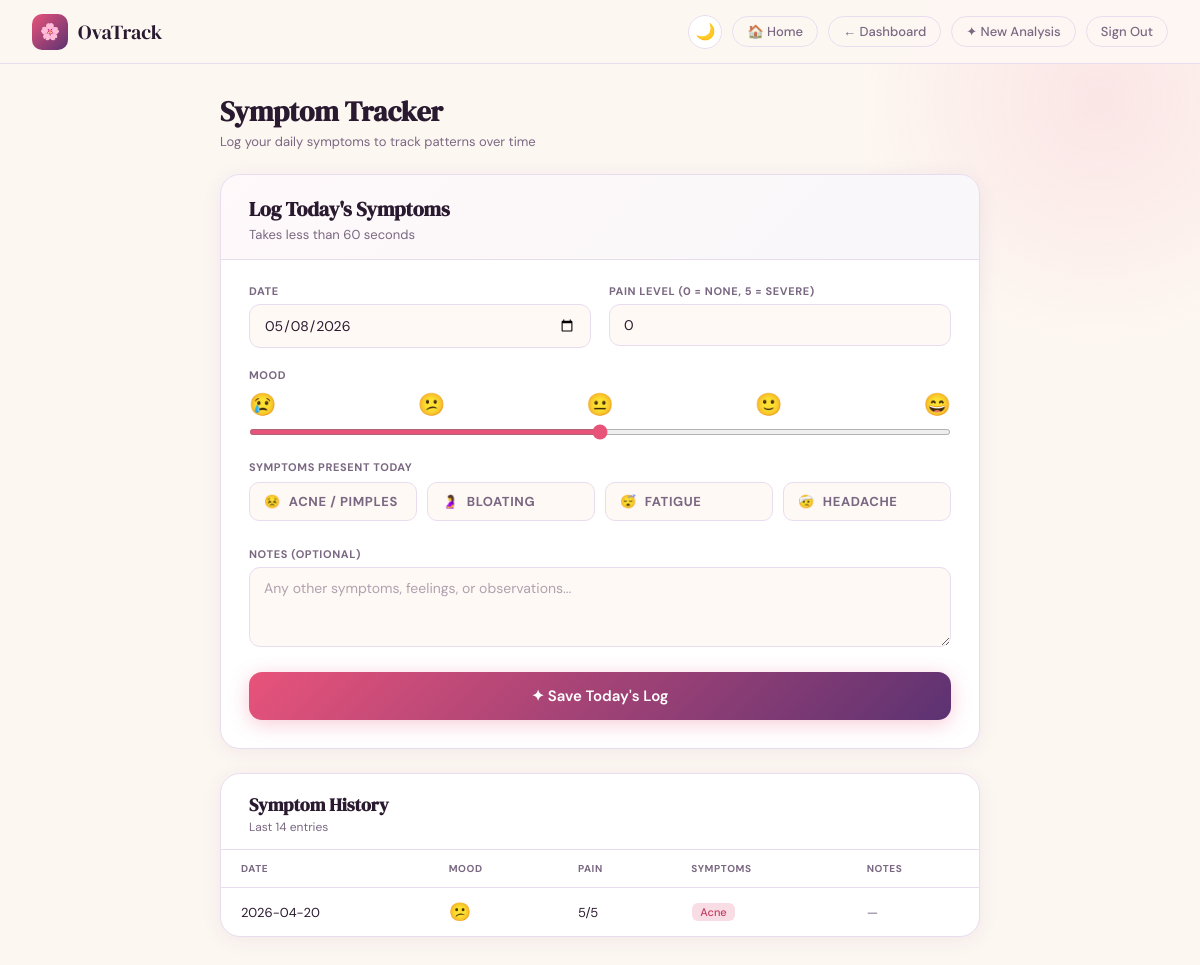
/symptoms (signed in), run on an earlier commit of the app's database.
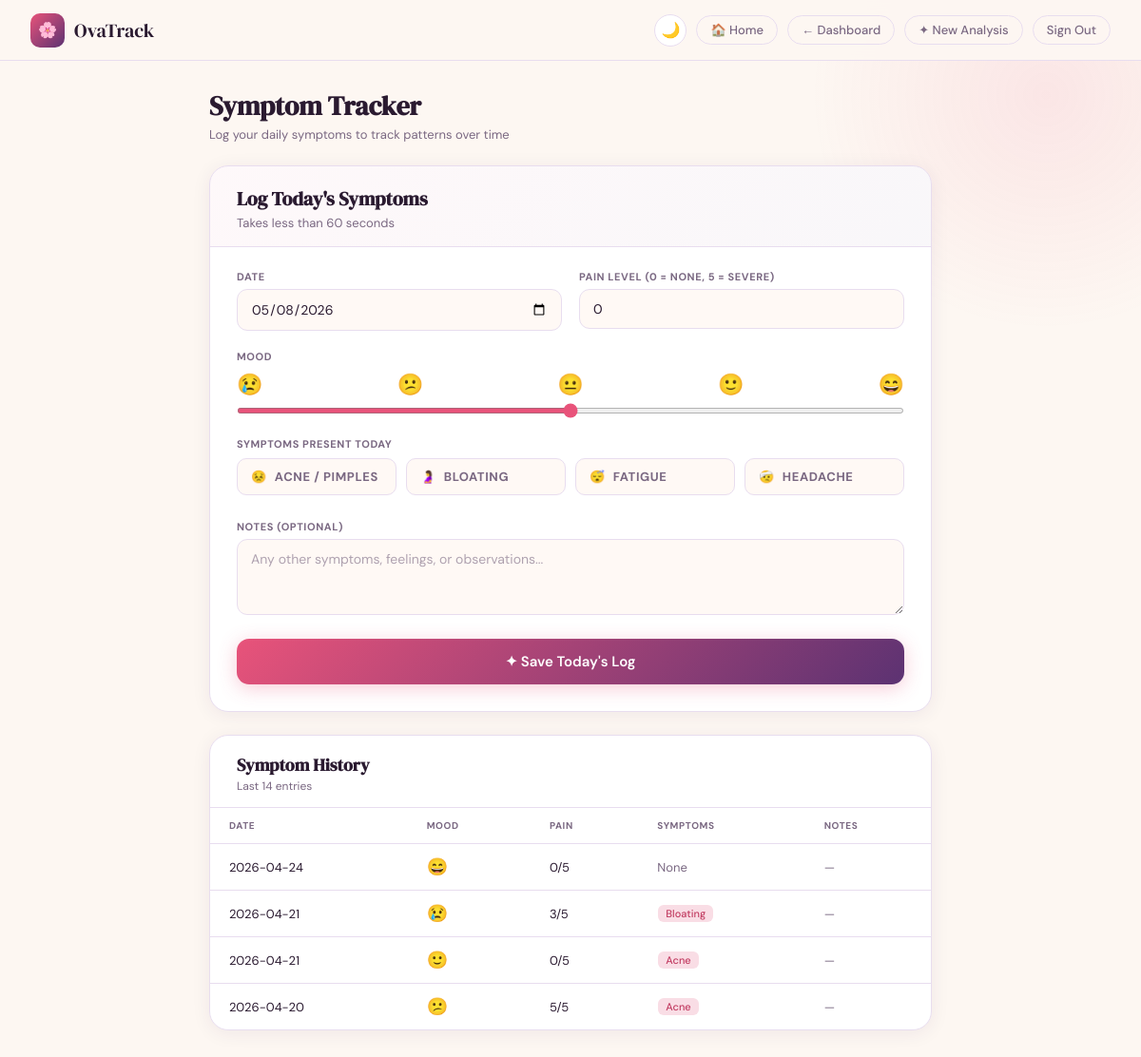
And on a later commit of the database.
### tables this page shows
CREATE TABLE symptoms (
            id         INTEGER PRIMARY KEY AUTOINCREMENT,
            user_id    INTEGER NOT NULL,
            log_date   TEXT NOT NULL,
            mood       INTEGER,
            pain_level INTEGER,
            acne       INTEGER DEFAULT 0,
            bloating   INTEGER DEFAULT 0,
            fatigue    INTEGER DEFAULT 0,
            headache   INTEGER DEFAULT 0,
            notes      TEXT,
            created    TEXT DEFAULT (datetime('now'))
        );

### app.py (the view, shortened to what this page needs)
@app.route('/symptoms', methods=['GET','POST'])
@login_required
def symptoms():
    uid     = session['user_id']
    message = None
    with get_db() as db:
        logs = db.execute(
            "SELECT * FROM symptoms WHERE user_id=? ORDER BY log_date DESC LIMIT 14",(uid,)
        ).fetchall()
    return render_template('symptoms.html', logs=logs, message=message,
                           today=datetime.today().strftime('%Y-%m-%d'),
                           user_name=session.get('user_name',''))

### app.py (called while the page is built)
def get_db():
    conn = sqlite3.connect(DB)
    conn.row_factory = sqlite3.Row
    return conn

def login_required(f):
    @wraps(f)
    def decorated(*args, **kwargs):
        if not session.get('user_id'):
            return redirect(url_for('login'))
        return f(*args, **kwargs)
    return decorated

### templates/symptoms.html (shortened to what this page needs)
<!DOCTYPE html>
<html lang="en">
<head>
</head>
<body>
<header>
  <div class="logo">
    <div class="logo-icon">🌸</div>
    <div class="logo-text">OvaTrack</div>
  </div>
  <div class="nav-right">
    <button class="theme-btn" onclick="toggleTheme()" id="theme-btn">🌙</button>
    <a href="/go-home" class="nav-link">
      <span class="lang-en">🏠 Home</span><span class="lang-hi">🏠 होम</span>
    </a>
    <a href="/dashboard" class="nav-link">
      <span class="lang-en">← Dashboard</span><span class="lang-hi">← डैशबोर्ड</span>
    </a>
    <a href="/app" class="nav-link">
      <span class="lang-en">✦ New Analysis</span><span class="lang-hi">✦ नया विश्लेषण</span>
    </a>
    <a href="/signout" class="nav-link">
      <span class="lang-en">Sign Out</span><span class="lang-hi">साइन आउट</span>
    </a>
  </div>
</header>
<div class="page">
  <div class="page-title">
    <h1>
      <span class="lang-en">Symptom Tracker</span>
    </h1>
    <p>
      <span class="lang-en">Log your daily symptoms to track patterns over time</span>
    </p>
  </div>
  <div class="log-card">
    <div class="log-card-hdr">
      <h2>
        <span class="lang-en">Log Today's Symptoms</span>
      </h2>
      <p>
        <span class="lang-en">Takes less than 60 seconds</span>
      </p>
    </div>
    <div class="log-body">
      <form method="POST">
        <div class="form-row">
          <div>
            <label>
              <span class="lang-en">DATE</span>
            </label>
            <input type="date" name="log_date" value="{{ today }}" required>
          </div>
          <div>
            <label>
              <span class="lang-en">PAIN LEVEL (0 = NONE, 5 = SEVERE)</span>
            </label>
            <input type="number" name="pain_level" min="0" max="5" value="0">
          </div>
        </div>
        <div class="mood-row">
          <label>
            <span class="lang-en">MOOD</span>
          </label>
          <div class="mood-track">
            <span>😢</span><span>😕</span><span>😐</span><span>🙂</span><span>😄</span>
          </div>
          <input type="range" name="mood" min="1" max="5" value="3">
        </div>
        <div class="check-section">
          <label>
            <span class="lang-en">SYMPTOMS PRESENT TODAY</span>
          </label>
          <div class="check-grid">
            <label class="check-item">
              <div class="check-box">😣 <span class="lang-en">Acne / Pimples</span><span class="lang-hi">मुंहासे</span></div>
            </label>
            <label class="check-item">
              <div class="check-box">🤰 <span class="lang-en">Bloating</span><span class="lang-hi">सूजन</span></div>
            </label>
            <label class="check-item">
              <div class="check-box">😴 <span class="lang-en">Fatigue</span><span class="lang-hi">थकान</span></div>
            </label>
            <label class="check-item">
              <div class="check-box">🤕 <span class="lang-en">Headache</span><span class="lang-hi">सिरदर्द</span></div>
            </label>
          </div>
        </div>
        <div style="margin-bottom:20px">
          <label>
            <span class="lang-en">NOTES (OPTIONAL)</span>
          </label>
          <textarea name="notes" id="notes-area"></textarea>
        </div>
        <button type="submit" class="submit-btn">
          ✦ <span class="lang-en">Save Today's Log</span><span class="lang-hi">आज का लॉग सहेजें</span>
        </button>
      </form>
    </div>
  </div>
  <div class="hist-card">
    <div class="hist-hdr">
      <h2>
        <span class="lang-en">Symptom History</span>
      </h2>
      <p>
        <span class="lang-en">Last 14 entries</span>
      </p>
    </div>
    {% if logs %}
    <div style="overflow-x:auto">
      <table>
        <thead>
          <tr>
            <th><span class="lang-en">Date</span><span class="lang-hi">तारीख</span></th>
            <th><span class="lang-en">Mood</span><span class="lang-hi">मूड</span></th>
            <th><span class="lang-en">Pain</span><span class="lang-hi">दर्द</span></th>
            <th><span class="lang-en">Symptoms</span><span class="lang-hi">लक्षण</span></th>
            <th><span class="lang-en">Notes</span><span class="lang-hi">नोट्स</span></th>
          </tr>
        </thead>
        <tbody>
          {% set mood_emoji = ['😢','😕','😐','🙂','😄'] %}
          {% for s in logs %}
          <tr>
            <td>{{ s.log_date }}</td>
            <td style="font-size:18px">{{ mood_emoji[s.mood - 1] if s.mood and s.mood >= 1 and s.mood <= 5 else '😐' }}</td>
            <td>{{ s.pain_level }}/5</td>
            <td>
              {% if s.acne %}<span class="pill"><span class="lang-en">Acne</span><span class="lang-hi">मुंहासे</span></span>{% endif %}
              {% if s.bloating %}<span class="pill"><span class="lang-en">Bloating</span><span class="lang-hi">सूजन</span></span>{% endif %}
              {% if not s.acne and not s.bloating and not s.fatigue and not s.headache %}
                <span style="color:var(--muted)"><span class="lang-en">None</span><span class="lang-hi">कोई नहीं</span></span>
              {% endif %}
            </td>
            <td style="color:var(--muted);max-width:160px;overflow:hidden;white-space:nowrap;text-overflow:ellipsis">
              {{ s.notes or '—' }}
            </td>
          </tr>
          {% endfor %}
        </tbody>
      </table>
    </div>
    {% else %}
    <div class="no-data">
      <span class="lang-en">No symptoms logged yet. Use the form above to start tracking.</span>
      <span class="lang-hi">अभी तक कोई लक्षण लॉग नहीं। ट्रैकिंग शुरू करने के लिए ऊपर का फॉर्म भरें।</span>
    </div>
    {% endif %}
  </div>
</div>
</body>
</html>

What changed in the data, as far as the page shows it:
added symptoms: log_date "2026-04-24", mood "😄", pain_level "0", acne "None", notes "—"
added symptoms: log_date "2026-04-21", mood "😢", pain_level "3", bloating "Bloating", notes "—"
added symptoms: log_date "2026-04-21", mood "🙂", pain_level "0", acne "Acne", notes "—"
